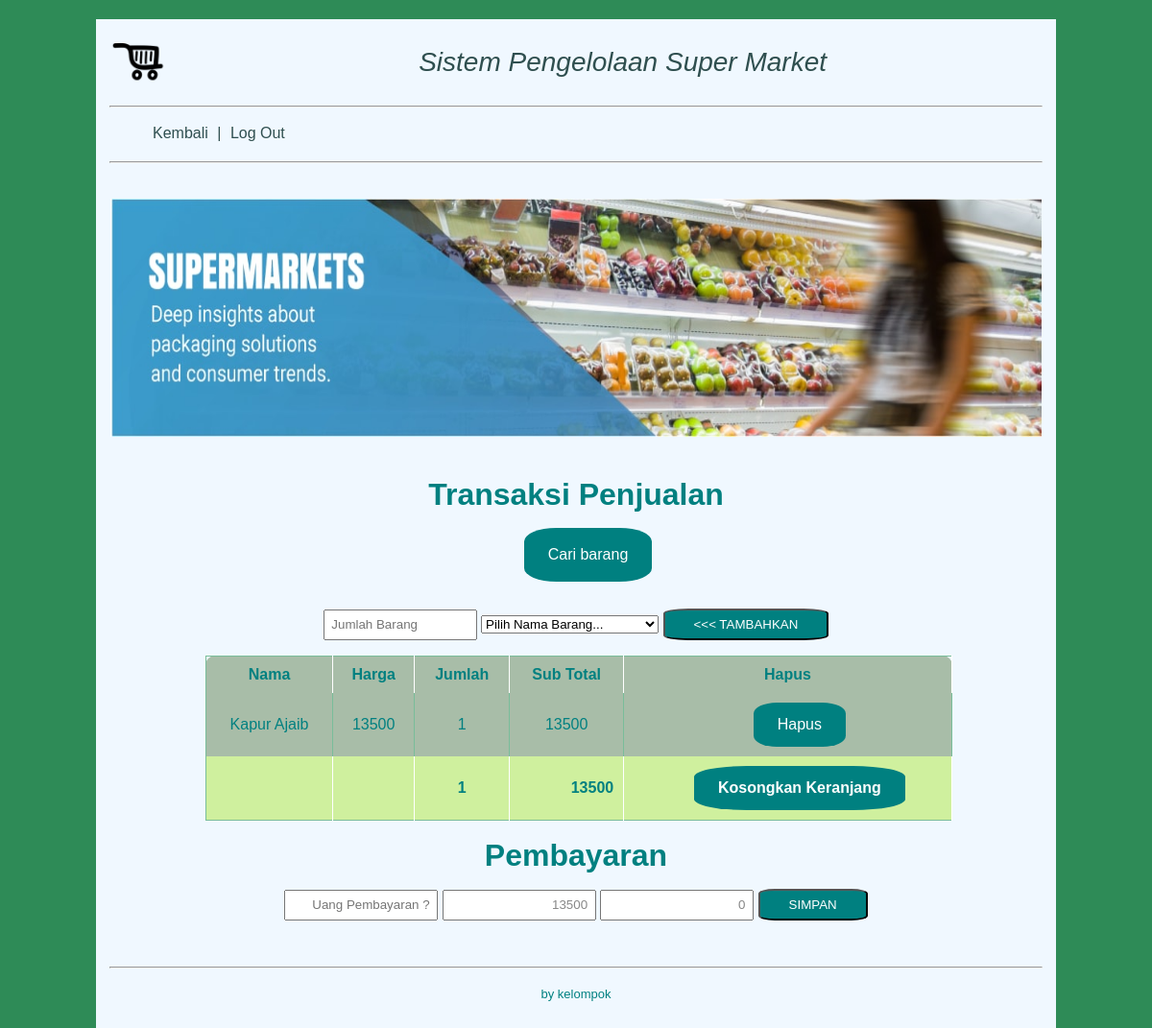
The app's page /kasir1.php (signed in) with its own data.
### tables this page shows
CREATE TABLE `temp` (
  `no` int(30) NOT NULL AUTO_INCREMENT,
  `id_barang` varchar(30) NOT NULL,
  `nama_barang` varchar(100) NOT NULL,
  `harga_barang` int(100) NOT NULL,
  `jumlah_barang` int(30) NOT NULL,
  `sub_total` int(100) NOT NULL,
  `kasir` varchar(100) NOT NULL,
  PRIMARY KEY (`no`)
);

### kasir1.php (the view, shortened to what this page needs)
<html>
<head>
<link rel="stylesheet" type="text/css" href="style.css">
</head>
<body>
	<div class="wrapper">
		<header>
			<div id="logo">
				<img src="logo.png">
			</div>
			<h1 class="title">Sistem Pengelolaan Super Market</h1>
			<hr>
			<nav>
				<ul>
					<li><a href="menu_kasir.php">Kembali</a></li>
					<li>|</li>
					<li><a href="logout.php">Log Out</a></li>
				</ul>
			</nav>
			<hr>
		</header>
		<div id="banner">
			<img src="banner.jpg">
		</div>
		<div class="contain">
			<h1>Transaksi Penjualan</h1>
			<a href='daftar_barang.php' target='_blank'>Cari barang</a><br/><br/>
			<form action="proses_masuk_keranjang.php" method="post">
						 <input type="text"  name="jumlah_barang"  placeholder="Jumlah Barang" />
						 <select name="barcode"> <option>Pilih Nama Barang...</option>
					?> </select>
					     <input type="Submit" value="<<< TAMBAHKAN">
			</form>
			<table>
				<tr>
					<th style="text-align:center;">Nama</th>
					<th style="text-align:center;">Harga</th>
					<th style="text-align:center;">Jumlah</th>
					<th style="text-align:center;">Sub Total</th>
					<th style="text-align:center;">Hapus</th>
				</tr>
				<tr>
					<?php
						$select1 = mysql_query("select * from temp");
						while ($var = mysql_fetch_array($select1)) {
						?>
						<tr>
						<td><?php echo $var['nama_barang']?></td>
						<td><?php echo $var['harga_barang']?></td>
						<td><?php echo $var['jumlah_barang']?></td>
						<td><?php echo $var['sub_total']?></td>
						<td><a href="delete_barang_dikeranjang.php?kode=<?php echo $var['no']?>">Hapus</a></td>
						</tr>
					<?php
						}
					?>
				</tr>
			<?php
			$select2 = "SELECT SUM(jumlah_barang) AS alljumlah,SUM(sub_total) AS total FROM temp";
			$select_query2 = mysql_query($select2);
			while($select_result2 = mysql_fetch_array($select_query2))
			{
			$alljumlah	 			= $select_result2['alljumlah'] ;
			$total	 				= $select_result2['total'] ;
			echo"
			<tr>
			<th style='text-align:center;'></th>
			<th style='text-align:center;'></th>
			<th style='text-align:center;'>$alljumlah</th>
			<th style='text-align:right;'>$total</th>
			<th><a href='delete_keranjang.php'>Kosongkan Keranjang</a></th>
			</tr>
			</table>
			";}?>
			<h1>Pembayaran</h1>
			<form name='autoSumForm' action="proses_cetak_nota.php" method="post">
				<?php
				$hitung = "SELECT SUM(sub_total) AS total1 FROM temp";
				$select_hitung = mysql_query($hitung);
				while($select_result = mysql_fetch_array($select_hitung))
				{
				$total1	 	= $select_result['total1'] ;
				}?>
						 <input type='text' name='bayar' required placeholder="Uang Pembayaran ?" style="text-align:right;" value='' size='23' maxlength='300'  onFocus="startCalc();" onBlur="stopCalc();" />
							<input type='text' name="subtotal"  style="text-align:right;" value="<?php echo $total1;?>" size='23' maxlength='300' onFocus="startCalc();" onBlur="stopCalc();"  />
							<input readonly type=text value='0' style="text-align:right;" name="kembali" readonly onchange='tryNumberFormat(this.form.thirdBox);'>
							<input type="Submit" value="SIMPAN" >
			</form>
		</div>
		<footer>
			<hr>
			<p class="kaki">by kelompok</p>
		</footer>
	</div>
</body>
</html>

### style.css (style rules this page uses)
body { font: 16px/28px arial, sans-serif; background-color: #2E8B57; color: #008080; }
.wrapper { max-width: 1000px; width: 100%; background-color: #F0F8FF; margin: 20px auto 20px auto; }
header { margin: 4px; padding: 10px; }
header #logo { float: left; width: 10%; padding-bottom: 10px; }
header #logo img { width: 60px; height: 60px; }
header h1 { font: 28px arial, sans-serif; color: #2F4F4F; font-style: italic; text-align: center; padding-bottom: 10px; }
header nav { height: 40px; }
header nav ul { margin: 5px; padding-top: 5px; padding-bottom: 5px; }
header nav ul li { display: inline-block; margin-top: 0.5px; margin-right: 5px; color: #2F4F4F; }
header nav ul li a { text-decoration: none; color: #2F4F4F; }
#banner { height: 248px; margin: 5px; padding: 10px; }
#banner img { width: 970px; height: 248px; }
.contain { text-align: center; margin: 4px; padding: 10px; }
.contain form select option { width: 12em; padding: 0.5em; color: #888; }
.contain form input[type="text"] { width: 12em; padding: 0.5em; color: #888; }
.contain form input[type="submit"] { border-radius: 15%; background-color: #008080; color: white; padding: 7px 30px; text-align: center; text-decoration: none; display: inline-block; }
.contain a { margin-left: 25px; border-radius: 25%; background-color: #008080; color: white; padding: 14px 25px; text-align: center; text-decoration: none; display: inline-block; }
.con .login table tr td, table tr th { padding:0.625em; }
.con .login table input[type="text"],input[type="password"],input[type="date"],input[type="datetime-local"],option { width: 12em; padding: 0.5em; color: #888; }
.con .login1 table tr td, table tr th { padding:0.625em; }
.contain table { margin-left: 100px; background:none repeat scroll 0 0 #A8BDA8; border:1px solid #79BD9A; border-collapse:collapse; border-spacing:0; text-align:center; width:80%; border-radius:10px; }
.contain table tr td, table tr th { padding:0.625em; }
.contain table tr:nth-of-type(2n) { background:none repeat scroll 0 0 #CFF09E; }
.contain th { border-right:1px solid #fff; }
.contain td { border-right:1px solid #79BD9A; }
footer { padding: 10px; clear: both; margin: 4px; }
footer p { text-align: center; font-size: 13px; }

### records on screen
temp: nama_barang "Kapur Ajaib", harga_barang "13500", jumlah_barang "1", sub_total "13500"

### other values on screen
$alljumlah "1"
$total "13500"
